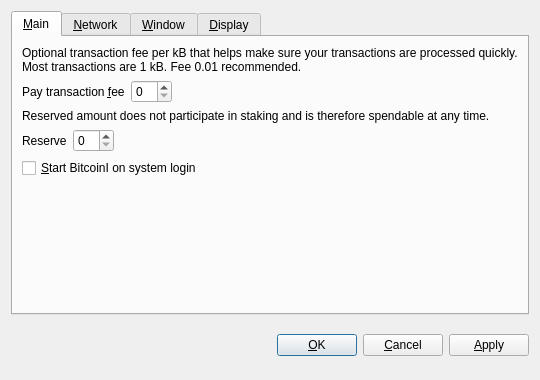
<?xml version="1.0" encoding="UTF-8"?>
<ui version="4.0">
 <class>OptionsDialog</class>
 <widget class="QDialog" name="OptionsDialog">
  <property name="geometry">
   <rect>
    <x>0</x>
    <y>0</y>
    <width>540</width>
    <height>380</height>
   </rect>
  </property>
  <property name="windowTitle">
   <string>Options</string>
  </property>
  <property name="modal">
   <bool>true</bool>
  </property>
  <layout class="QVBoxLayout" name="verticalLayout">
   <item>
    <widget class="QTabWidget" name="tabWidget">
     <property name="tabPosition">
      <enum>QTabWidget::North</enum>
     </property>
     <property name="currentIndex">
      <number>0</number>
     </property>
     <widget class="QWidget" name="tabMain">
      <attribute name="title">
       <string>&amp;Main</string>
      </attribute>
      <layout class="QVBoxLayout" name="verticalLayout_Main">
       <item>
        <widget class="QLabel" name="transactionFeeInfoLabel">
         <property name="text">
          <string>Optional transaction fee per kB that helps make sure your transactions are processed quickly. Most transactions are 1 kB. Fee 0.01 recommended.</string>
         </property>
         <property name="textFormat">
          <enum>Qt::PlainText</enum>
         </property>
         <property name="wordWrap">
          <bool>true</bool>
         </property>
        </widget>
       </item>
       <item>
        <layout class="QHBoxLayout" name="horizontalLayoutFee">
         <item>
          <widget class="QLabel" name="transactionFeeLabel">
           <property name="text">
            <string>Pay transaction &amp;fee</string>
           </property>
           <property name="textFormat">
            <enum>Qt::PlainText</enum>
           </property>
           <property name="buddy">
            <cstring>transactionFee</cstring>
           </property>
          </widget>
         </item>
         <item>
          <widget class="BitcoinAmountField" name="transactionFee"/>
         </item>
         <item>
          <spacer name="horizontalSpacerFee">
           <property name="orientation">
            <enum>Qt::Horizontal</enum>
           </property>
           <property name="sizeHint" stdset="0">
            <size>
             <width>40</width>
             <height>20</height>
            </size>
           </property>
          </spacer>
         </item>
        </layout>
       </item>
       <item>
        <widget class="QLabel" name="reserveBalanceInfoLabel">
         <property name="text">
          <string>Reserved amount does not participate in staking and is therefore spendable at any time.</string>
         </property>
         <property name="textFormat">
          <enum>Qt::PlainText</enum>
         </property>
         <property name="wordWrap">
          <bool>true</bool>
         </property>
        </widget>
       </item>
       <item>
        <layout class="QHBoxLayout" name="horizontalLayoutReserveBalance">
         <item>
          <widget class="QLabel" name="reserveBalanceLabel">
           <property name="text">
            <string>Reserve</string>
           </property>
           <property name="textFormat">
            <enum>Qt::PlainText</enum>
           </property>
           <property name="buddy">
            <cstring>reserveBalance</cstring>
           </property>
          </widget>
         </item>
         <item>
          <widget class="BitcoinAmountField" name="reserveBalance"/>
         </item>
         <item>
          <spacer name="horizontalSpacerReserveBalance">
           <property name="orientation">
            <enum>Qt::Horizontal</enum>
           </property>
           <property name="sizeHint" stdset="0">
            <size>
             <width>40</width>
             <height>20</height>
            </size>
           </property>
          </spacer>
         </item>
        </layout>
       </item>
       <item>
        <widget class="QCheckBox" name="bitcoinAtStartup">
         <property name="toolTip">
          <string>Automatically start BitcoinI after logging in to the system.</string>
         </property>
         <property name="text">
          <string>&amp;Start BitcoinI on system login</string>
         </property>
        </widget>
       </item>
       <item>
        <spacer name="verticalSpacer_Main">
         <property name="orientation">
          <enum>Qt::Vertical</enum>
         </property>
         <property name="sizeHint" stdset="0">
          <size>
           <width>20</width>
           <height>40</height>
          </size>
         </property>
        </spacer>
       </item>
      </layout>
     </widget>
     <widget class="QWidget" name="tabNetwork">
      <attribute name="title">
       <string>&amp;Network</string>
      </attribute>
      <layout class="QVBoxLayout" name="verticalLayout_Network">
       <item>
        <widget class="QCheckBox" name="mapPortUpnp">
         <property name="toolTip">
          <string>Automatically open the BitcoinI client port on the router. This only works when your router supports UPnP and it is enabled.</string>
         </property>
         <property name="text">
          <string>Map port using &amp;UPnP</string>
         </property>
        </widget>
       </item>
       <item>
        <widget class="QCheckBox" name="connectSocks">
         <property name="toolTip">
          <string>Connect to the BitcoinI network through a SOCKS proxy (e.g. when connecting through Tor).</string>
         </property>
         <property name="text">
          <string>&amp;Connect through SOCKS proxy:</string>
         </property>
        </widget>
       </item>
       <item>
        <layout class="QHBoxLayout" name="horizontalLayout_Network">
         <item>
          <widget class="QLabel" name="proxyIpLabel">
           <property name="text">
            <string>Proxy &amp;IP:</string>
           </property>
           <property name="textFormat">
            <enum>Qt::PlainText</enum>
           </property>
           <property name="buddy">
            <cstring>proxyIp</cstring>
           </property>
          </widget>
         </item>
         <item>
          <widget class="QValidatedLineEdit" name="proxyIp">
           <property name="maximumSize">
            <size>
             <width>140</width>
             <height>16777215</height>
            </size>
           </property>
           <property name="toolTip">
            <string>IP address of the proxy (e.g. 127.0.0.1)</string>
           </property>
          </widget>
         </item>
         <item>
          <widget class="QLabel" name="proxyPortLabel">
           <property name="text">
            <string>&amp;Port:</string>
           </property>
           <property name="textFormat">
            <enum>Qt::PlainText</enum>
           </property>
           <property name="buddy">
            <cstring>proxyPort</cstring>
           </property>
          </widget>
         </item>
         <item>
          <widget class="QLineEdit" name="proxyPort">
           <property name="maximumSize">
            <size>
             <width>55</width>
             <height>16777215</height>
            </size>
           </property>
           <property name="toolTip">
            <string>Port of the proxy (e.g. 9050)</string>
           </property>
          </widget>
         </item>
         <item>
          <widget class="QLabel" name="socksVersionLabel">
           <property name="text">
            <string>SOCKS &amp;Version:</string>
           </property>
           <property name="textFormat">
            <enum>Qt::PlainText</enum>
           </property>
           <property name="buddy">
            <cstring>socksVersion</cstring>
           </property>
          </widget>
         </item>
         <item>
          <widget class="QValueComboBox" name="socksVersion">
           <property name="toolTip">
            <string>SOCKS version of the proxy (e.g. 5)</string>
           </property>
          </widget>
         </item>
         <item>
          <spacer name="horizontalSpacer_Network">
           <property name="orientation">
            <enum>Qt::Horizontal</enum>
           </property>
           <property name="sizeHint" stdset="0">
            <size>
             <width>40</width>
             <height>20</height>
            </size>
           </property>
          </spacer>
         </item>
        </layout>
       </item>
       <item>
        <spacer name="verticalSpacer_Network">
         <property name="orientation">
          <enum>Qt::Vertical</enum>
         </property>
         <property name="sizeHint" stdset="0">
          <size>
           <width>20</width>
           <height>40</height>
          </size>
         </property>
        </spacer>
       </item>
      </layout>
     </widget>
     <widget class="QWidget" name="tabWindow">
      <attribute name="title">
       <string>&amp;Window</string>
      </attribute>
      <layout class="QVBoxLayout" name="verticalLayout_Window">
       <item>
        <widget class="QCheckBox" name="minimizeToTray">
         <property name="toolTip">
          <string>Show only a tray icon after minimizing the window.</string>
         </property>
         <property name="text">
          <string>&amp;Minimize to the tray instead of the taskbar</string>
         </property>
        </widget>
       </item>
       <item>
        <widget class="QCheckBox" name="minimizeOnClose">
         <property name="toolTip">
          <string>Minimize instead of exit the application when the window is closed. When this option is enabled, the application will be closed only after selecting Quit in the menu.</string>
         </property>
         <property name="text">
          <string>M&amp;inimize on close</string>
         </property>
        </widget>
       </item>
       <item>
        <spacer name="verticalSpacer_Window">
         <property name="orientation">
          <enum>Qt::Vertical</enum>
         </property>
         <property name="sizeHint" stdset="0">
          <size>
           <width>20</width>
           <height>40</height>
          </size>
         </property>
        </spacer>
       </item>
      </layout>
     </widget>
     <widget class="QWidget" name="tabDisplay">
      <attribute name="title">
       <string>&amp;Display</string>
      </attribute>
      <layout class="QVBoxLayout" name="verticalLayout_Display">
       <item>
        <layout class="QHBoxLayout" name="horizontalLayout_1_Display">
         <item>
          <widget class="QLabel" name="langLabel">
           <property name="text">
            <string>User Interface &amp;language:</string>
           </property>
           <property name="textFormat">
            <enum>Qt::PlainText</enum>
           </property>
           <property name="buddy">
            <cstring>lang</cstring>
           </property>
          </widget>
         </item>
         <item>
          <widget class="QValueComboBox" name="lang">
           <property name="toolTip">
            <string>The user interface language can be set here. This setting will take effect after restarting BitcoinI.</string>
           </property>
          </widget>
         </item>
        </layout>
       </item>
       <item>
        <layout class="QHBoxLayout" name="horizontalLayout_2_Display">
         <item>
          <widget class="QLabel" name="unitLabel">
           <property name="text">
            <string>&amp;Unit to show amounts in:</string>
           </property>
           <property name="textFormat">
            <enum>Qt::PlainText</enum>
           </property>
           <property name="buddy">
            <cstring>unit</cstring>
           </property>
          </widget>
         </item>
         <item>
          <widget class="QValueComboBox" name="unit">
           <property name="toolTip">
            <string>Choose the default subdivision unit to show in the interface and when sending coins.</string>
           </property>
          </widget>
         </item>
        </layout>
       </item>
       <item>
        <widget class="QCheckBox" name="displayAddresses">
         <property name="toolTip">
          <string>Whether to show BitcoinI addresses in the transaction list or not.</string>
         </property>
         <property name="text">
          <string>&amp;Display addresses in transaction list</string>
         </property>
        </widget>
       </item>
       <item>
        <widget class="QCheckBox" name="coinControlFeatures">
         <property name="toolTip">
          <string>Whether to show coin control features or not.</string>
         </property>
         <property name="text">
          <string>Display coin &amp;control features (experts only!)</string>
         </property>
        </widget>
       </item>
       <item>
        <spacer name="verticalSpacer_Display">
         <property name="orientation">
          <enum>Qt::Vertical</enum>
         </property>
         <property name="sizeHint" stdset="0">
          <size>
           <width>20</width>
           <height>40</height>
          </size>
         </property>
        </spacer>
       </item>
      </layout>
     </widget>
    </widget>
   </item>
   <item>
    <layout class="QHBoxLayout" name="horizontalLayout_Buttons">
     <item>
      <spacer name="horizontalSpacer_1">
       <property name="orientation">
        <enum>Qt::Horizontal</enum>
       </property>
       <property name="sizeHint" stdset="0">
        <size>
         <width>40</width>
         <height>48</height>
        </size>
       </property>
      </spacer>
     </item>
     <item>
      <widget class="QLabel" name="statusLabel">
       <property name="font">
        <font>
         <weight>75</weight>
         <bold>true</bold>
        </font>
       </property>
       <property name="text">
        <string/>
       </property>
       <property name="textFormat">
        <enum>Qt::PlainText</enum>
       </property>
       <property name="wordWrap">
        <bool>true</bool>
       </property>
      </widget>
     </item>
     <item>
      <spacer name="horizontalSpacer_2">
       <property name="orientation">
        <enum>Qt::Horizontal</enum>
       </property>
       <property name="sizeHint" stdset="0">
        <size>
         <width>40</width>
         <height>48</height>
        </size>
       </property>
      </spacer>
     </item>
     <item>
      <widget class="QPushButton" name="okButton">
       <property name="text">
        <string>&amp;OK</string>
       </property>
      </widget>
     </item>
     <item>
      <widget class="QPushButton" name="cancelButton">
       <property name="text">
        <string>&amp;Cancel</string>
       </property>
       <property name="autoDefault">
        <bool>false</bool>
       </property>
      </widget>
     </item>
     <item>
      <widget class="QPushButton" name="applyButton">
       <property name="text">
        <string>&amp;Apply</string>
       </property>
       <property name="autoDefault">
        <bool>false</bool>
       </property>
      </widget>
     </item>
    </layout>
   </item>
  </layout>
 </widget>
 <customwidgets>
  <customwidget>
   <class>BitcoinAmountField</class>
   <extends>QSpinBox</extends>
   <header>bitcoinamountfield.h</header>
  </customwidget>
  <customwidget>
   <class>QValueComboBox</class>
   <extends>QComboBox</extends>
   <header>qvaluecombobox.h</header>
  </customwidget>
  <customwidget>
   <class>QValidatedLineEdit</class>
   <extends>QLineEdit</extends>
   <header>qvalidatedlineedit.h</header>
  </customwidget>
 </customwidgets>
 <resources/>
 <connections/>
</ui>
